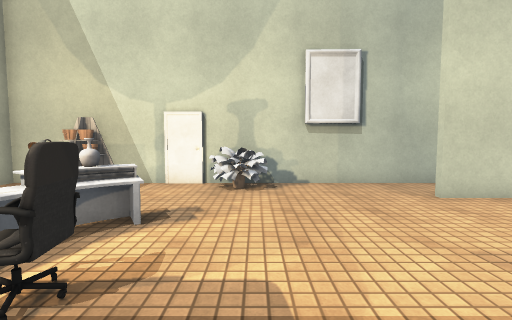
View 1 (above)

14 first-person views from a walk through a Unity game level. The camera is 1.3 m above the floor, tilts 4° down and sees 85° across. The floor is counted in squares, 1 m on a side. Each view is taken from the middle of a square. On the plan, view 1 faces up. The plan holds only what a view shows up to about 13 squares ahead; the rest is blank. The player character is not drawn. Some surface patterns are stand-ins.

View 2
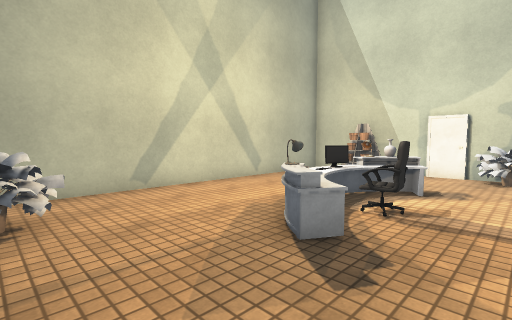

View 3
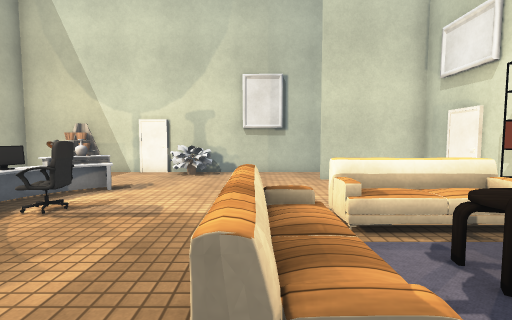

View 4
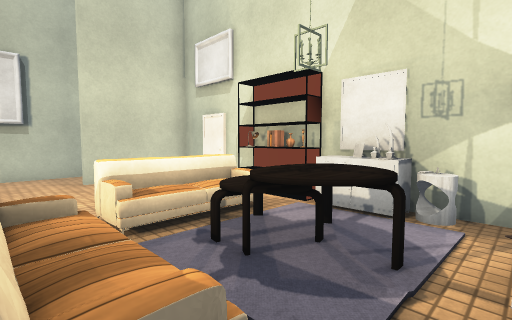

View 5
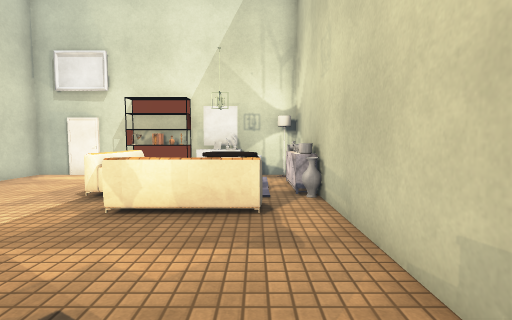

View 6
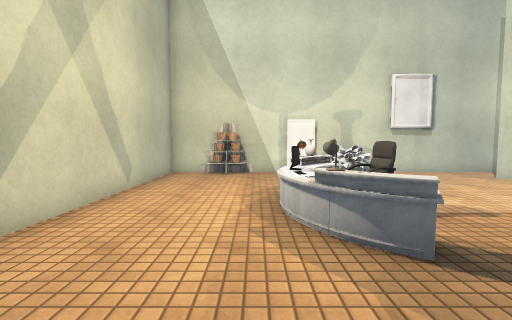

View 7
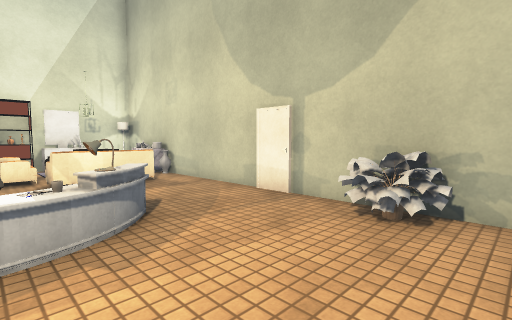

View 8
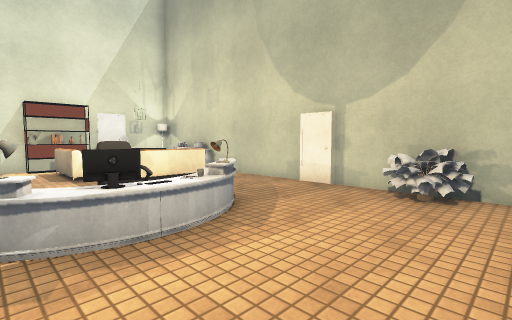

View 9
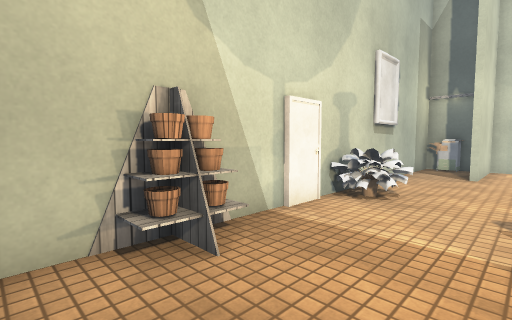

View 10
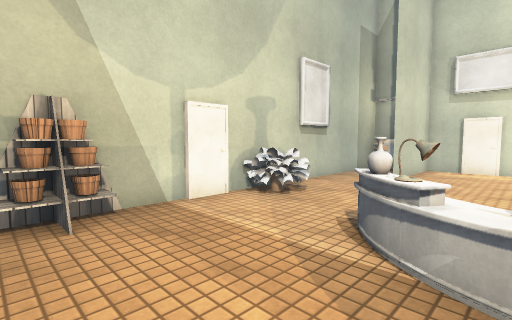

View 11
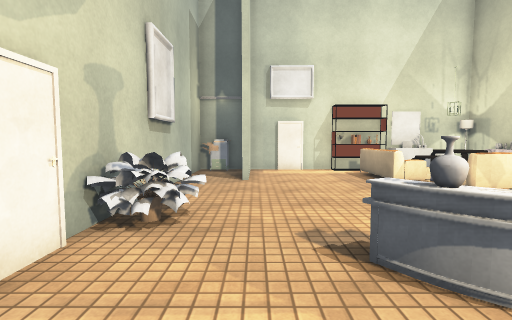

View 12
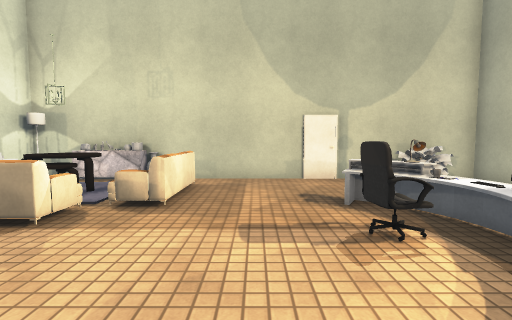

View 13
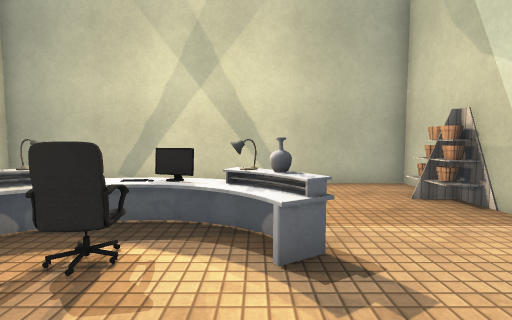

View 14
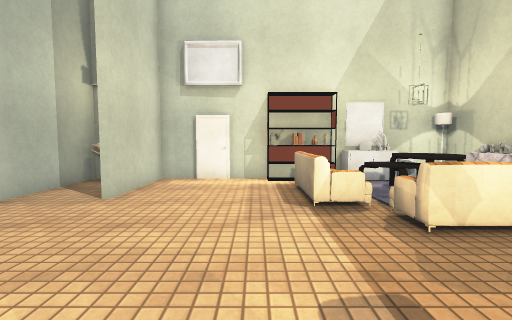

### Floor plan
Ten units are one square. View 1 is at (0, 0); x grows to the right and y downward. Boxes are objects, and circles mark ways between rooms. Rooms are numbered by the first view taken in them; rooms with no view inside come last. Other rooms are left out.
<svg viewBox="-79 -90 160 130">
<path fill="none" stroke="#000" d="M76 -25 76 -62 41 -62M76 -65 76 -85 -74 -85 -74 35 16 35M17 -7 29 -6M17 -6 29 -8M32 -13 33 -19M32 -8 33 -19M33 -8 32 -19 60 -19M34 -8 32 -19M21 15 21 6M17 21 17 -6 22 -7 29 -7M21 21 21 16M68 15 68 4M50 33 54 29M37 30 60 30M76 15 70 15 70 9M16 35 76 35 76 5M46 -8 34 -8M60 -16 35 -16M37 35 37 30M76 5 76 -25M70 9 74 4"/>
<rect x="-65" y="15" width="20" height="20" fill="#bbb"><title>pot</title></rect>
<rect x="-65" y="-85" width="20" height="10" fill="#bbb"><title>shelf</title></rect>
<rect x="-35" y="-15" width="10" height="10" fill="#bbb"><title>lamp</title></rect>
<rect x="-35" y="-25" width="10" height="10" fill="#bbb"><title>other object</title></rect>
<rect x="-35" y="-35" width="10" height="10" fill="#bbb"><title>monitor</title></rect>
<rect x="-35" y="-45" width="10" height="10" fill="#bbb"><title>vase</title></rect>
<rect x="-35" y="-55" width="10" height="10" fill="#bbb"><title>lamp</title></rect>
<rect x="-25" y="-15" width="10" height="20" fill="#bbb"><title>other object</title></rect>
<rect x="-25" y="-25" width="10" height="10" fill="#bbb"><title>chair</title></rect>
<rect x="-25" y="-55" width="10" height="20" fill="#bbb"><title>other object</title></rect>
<rect x="-15" y="-85" width="20" height="20" fill="#bbb"><title>pot</title></rect>
<rect x="65" y="-85" width="10" height="20" fill="#bbb"><title>printer</title></rect>
<rect x="25" y="25" width="10" height="10" fill="#bbb"><title>vase</title></rect>
<rect x="25" y="5" width="10" height="20" fill="#bbb"><title>carpet</title></rect>
<rect x="35" y="-5" width="30" height="30" fill="#bbb"><title>table</title></rect>
<rect x="55" y="15" width="20" height="10" fill="#bbb"><title>carpet</title></rect>
<rect x="65" y="25" width="10" height="10" fill="#bbb"><title>lamp</title></rect>
<rect x="65" y="-25" width="10" height="30" fill="#bbb"><title>shelf</title></rect>
<circle cx="20" cy="30" r="3" fill="#2a7"/>
<circle cx="60" cy="-20" r="3" fill="#2a7"/>
<circle cx="60" cy="-10" r="3" fill="#2a7"/>
<text x="-10" y="-30">1</text>
<text x="50" y="10">2</text>
<text x="70" y="-10">3</text>
</svg>
Room 1 opens to room 2. Room 1 opens to room 3. Room 2 opens to room 3.

Where each view was taken, in squares from view 1:
view 1: 0 up, 0 right, facing up
view 2: 3 down, 0 right, facing up-left
view 3: 3 down, 2 right, facing up
view 4: 3 down, 2 right, facing up-right
view 5: 2 down, 3 left, facing right
view 6: 3 down, 4 left, facing up
view 7: 2 up, 7 left, facing down-right
view 8: 4 up, 7 left, facing down-right
view 9: 5 up, 7 left, facing up-right
view 10: 3 up, 6 left, facing up-right
view 11: 6 up, 5 left, facing right
view 12: 6 up, 0 right, facing down
view 13: 4 up, 1 right, facing left
view 14: 3 up, 2 left, facing right
